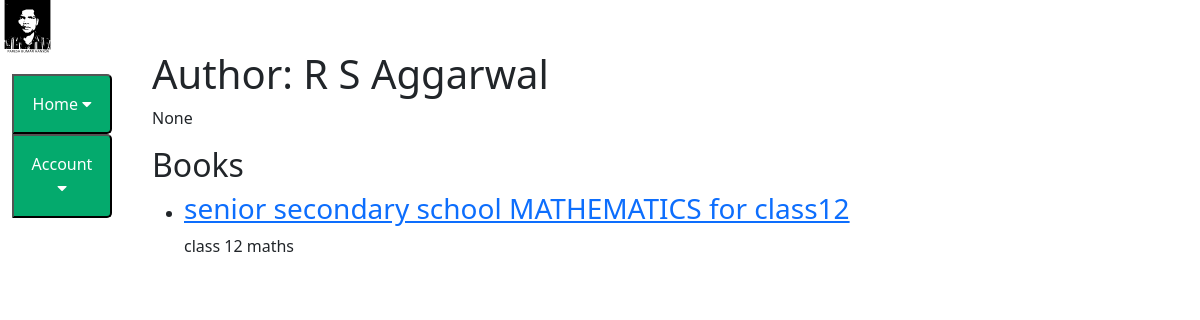
Page /catalog/author/2 on the earlier database version.
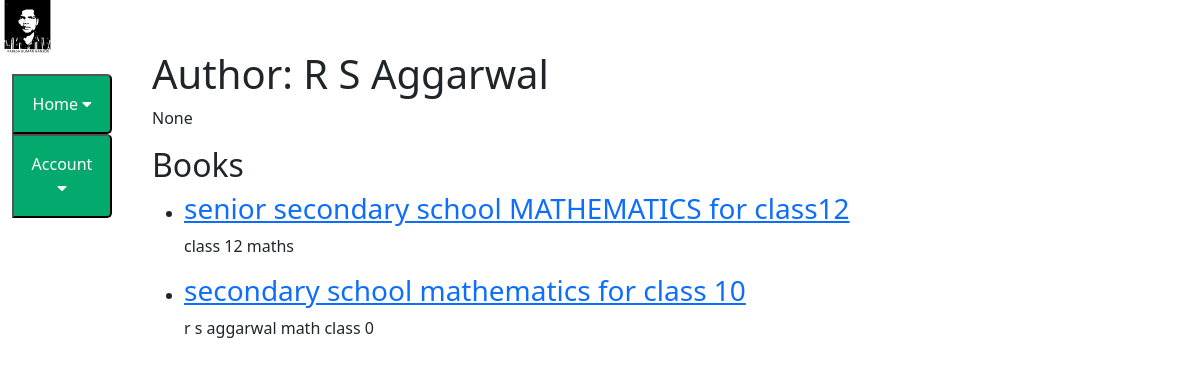
Same page on the later database version.
### catalog/models.py (models this page shows, shortened)
class Book(models.Model):
    title = models.CharField(max_length=200)
    author = models.ForeignKey('Author', on_delete=models.SET_NULL, null=True)
    summary = models.TextField(max_length=1000, help_text='Enter a brief description of the book')
    isbn = models.CharField('ISBN', max_length=13, unique=True,
                             help_text='13 Character <a href="https://www.isbn-international.org/content/what-isbn">ISBN number</a>')
    genre = models.ManyToManyField(Genre, help_text='Select a genre for this book')
    language = models.ManyToManyField(Language, help_text='Select a language for this book')
    def get_absolute_url(self):
        return reverse('book-detail', args=[str(self.id)])
    def display_genre(self):
        """Create a string for the Genre. This is required to display genre in Admin."""
        return ', '.join(genre.name for genre in self.genre.all()[:3])
    display_genre.short_description = 'Genre'
    def display_language(self):
        """Create a string for the Genre. This is required to display genre in Admin."""
        return ', '.join(language.name for language in self.language.all()[:3])
    display_language.short_description = 'Language'

### catalog/views.py (the view)
# urls.py: path('author/<int:pk>',views.AuthorDetailView.as_view(), name='author-detail'),
class AuthorDetailView(generic.DetailView):
    model = Author

### catalog/templates/catalog/author_detail.html (shortened to what this page needs)
{% extends "base_generic.html" %}
{% block content %}
<h1>Author: {{author.first_name}} {{author.last_name}}</h1>
<p>{{author.date_of_birth}}</p>
<h2>Books</h2>
{% for book in author.book_set.all %}
<ul>
<li>
<h3><a href="{{book.get_absolute_url}}">{{book.title}}</a></h3>
<p>{{book.summary}}</p>
</li>
</ul>
{% endfor %}
{% endblock %}

Differences in the rows shown:
added Book: title "secondary school mathematics for class 10", summary "r s aggarwal math class 0"
